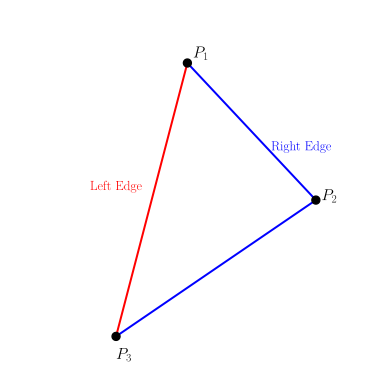

Source code (Python):
import matplotlib.pyplot as plt
import numpy as np

plt.rcParams['text.usetex'] = True
plt.rcParams['font.family'] = 'Computer Modern'

fig, ax = plt.subplots()

ax.set_xlim(0.1, 2)
ax.set_ylim(0.1, 2)
ax.set_box_aspect(1)

p1 = (1.052, 1.714)
p2 = (1.74, 0.98)
p3 = (0.67, 0.25)

x = np.linspace(p1[0], p2[0], 100)
slope = (p1[1] - p2[1]) / (p1[0] - p2[0])
y = x * slope - p1[0] * slope + p1[1]
ax.plot(x, y, color = 'blue')

x = np.linspace(p1[0], p3[0], 100)
slope = (p1[1] - p3[1]) / (p1[0] - p3[0])
y = x * slope - p1[0] * slope + p1[1]
ax.plot(x, y , color = 'red')

x = np.linspace(p2[0], p3[0], 100)
slope = (p2[1] - p3[1]) / (p2[0] - p3[0])
y = x * slope - p2[0] * slope + p2[1]
ax.plot(x, y, color = 'blue')

ax.plot(p1[0], p1[1], marker='o', color='black')
ax.text(p1[0] + 0.03, p1[1] + 0.03, '$P_1$', size='large')
ax.plot(p2[0], p2[1], marker='o', color='black')
ax.text(p2[0] + 0.03, p2[1], '$P_2$', size='large')
ax.plot(p3[0], p3[1], marker='o', color='black')
ax.text(p3[0], p3[1] - 0.12, '$P_3$', size='large')

ax.text(0.53, 1.034, "Left Edge", color='red')
ax.text(1.5, 1.247, "Right Edge", color='blue')

ax.set_axis_off()

plt.savefig('triangleEdges.svg', bbox_inches='tight')

plt.show()
